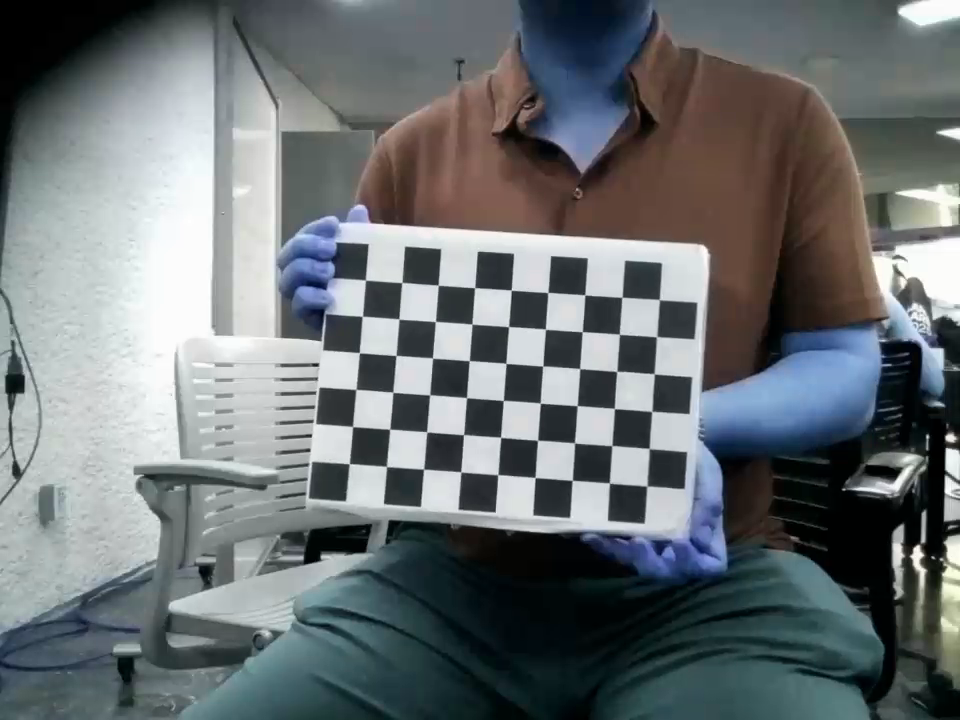
#> input picture calib_frames/frame_000.png, 960 x 720 px; its folder holds only this picture in this run
$ python calibracion.py
#> lines starting #> are read from the running program, lines starting #| are printed output that depends on the picture; after the words box and inside, x2 and y2 are one past the last pixel; in counts of white or black regions, pixels touching at a corner belong together
# 02_calibrate.py
import cv2, numpy as np, glob

CHECKERBOARD = (9, 6)       # esquinas internas (no cuadros)
SQUARE_SIZE  = 0.025        # metros — ajusta según tu impresión real

criteria = (cv2.TERM_CRITERIA_EPS + cv2.TERM_CRITERIA_MAX_ITER, 30, 0.001)

objp = np.zeros((CHECKERBOARD[0] * CHECKERBOARD[1], 3), np.float32)
objp[:, :2] = np.mgrid[0:CHECKERBOARD[0], 0:CHECKERBOARD[1]].T.reshape(-1, 2)
objp *= SQUARE_SIZE

obj_pts, img_pts = [], []
images = sorted(glob.glob("calib_frames/*.png"))
print(f"{len(images)} imágenes encontradas")

valid = 0
for fname in images:
    img  = cv2.imread(fname)
#> img is the input picture: shape (720, 960, 3); mean B, G, R 114.9, 112.6, 106.9
    gray = cv2.cvtColor(img, cv2.COLOR_BGR2GRAY)
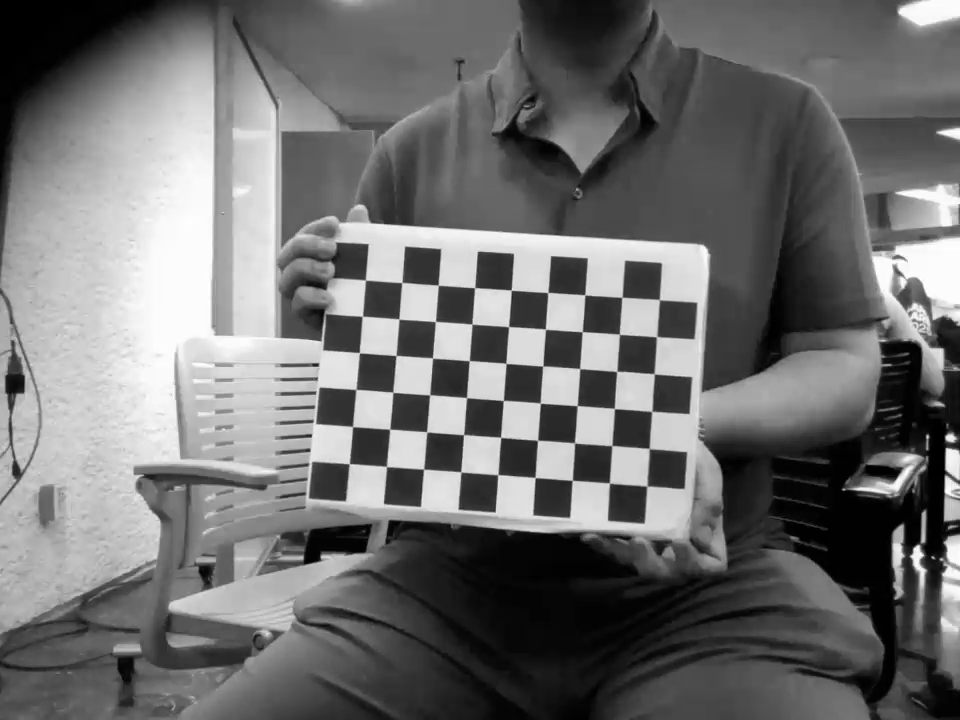
#> gray: shape (720, 960); min 0, max 255, mean 111.2
    ret, corners = cv2.findChessboardCorners(gray, CHECKERBOARD, None)
#> ret = True; corners = 54 rows, first 8: [365.5, 280.2], [401.8, 282.5], [438.3, 285.3], [474.6, 287.8], [511.2, 290.1], [547.7, 292.7], [584.8, 294.8], [621.9, 297.3]
    if ret:
        corners2 = cv2.cornerSubPix(gray, corners, (11,11), (-1,-1), criteria)
#> corners2 = 54 rows, first 8: [365.4, 280.1], [401.9, 282.5], [438.2, 285.2], [474.7, 287.6], [511.2, 290.2], [547.8, 292.4], [584.8, 294.8], [621.9, 297.3]
        obj_pts.append(objp)
        img_pts.append(corners2)
        valid += 1
        cv2.drawChessboardCorners(img, CHECKERBOARD, corners2, ret)
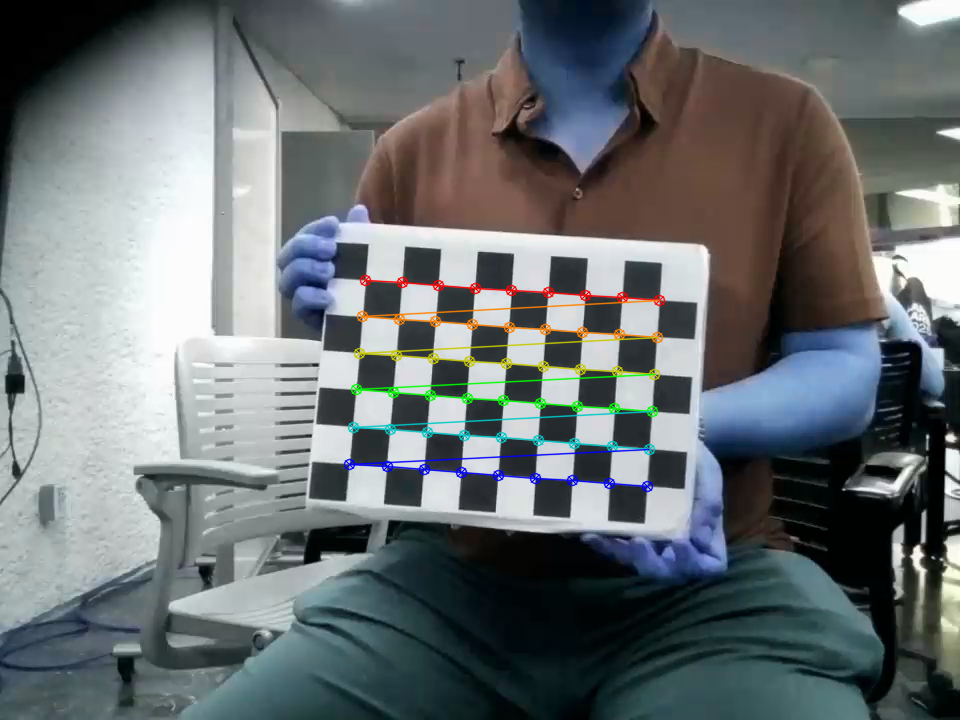
#> img: shape (720, 960, 3); 2.01% of pixels changed, all inside (x1, y1, x2, y2) = (343, 274, 666, 493)
        cv2.imshow("Detección", img)
        cv2.waitKey(150)

cv2.destroyAllWindows()
print(f"Frames válidos: {valid}/{len(images)}")

if valid < 10:
    print("Necesitas más frames con variedad de poses.")
else:
    rms, K, dist, _, _ = cv2.calibrateCamera(
        obj_pts, img_pts, gray.shape[::-1], None, None)
    print(f"\nRMS error: {rms:.4f} px  {'OK' if rms < 1.0 else '— considera recapturar'}")
    print(f"K:\n{K}")
    print(f"dist: {dist.ravel()}")
    np.savez("camera_params.npz", K=K, dist=dist)
    print("\ncamera_params.npz guardado")

$ run again, on calib_frames/frame_004.png
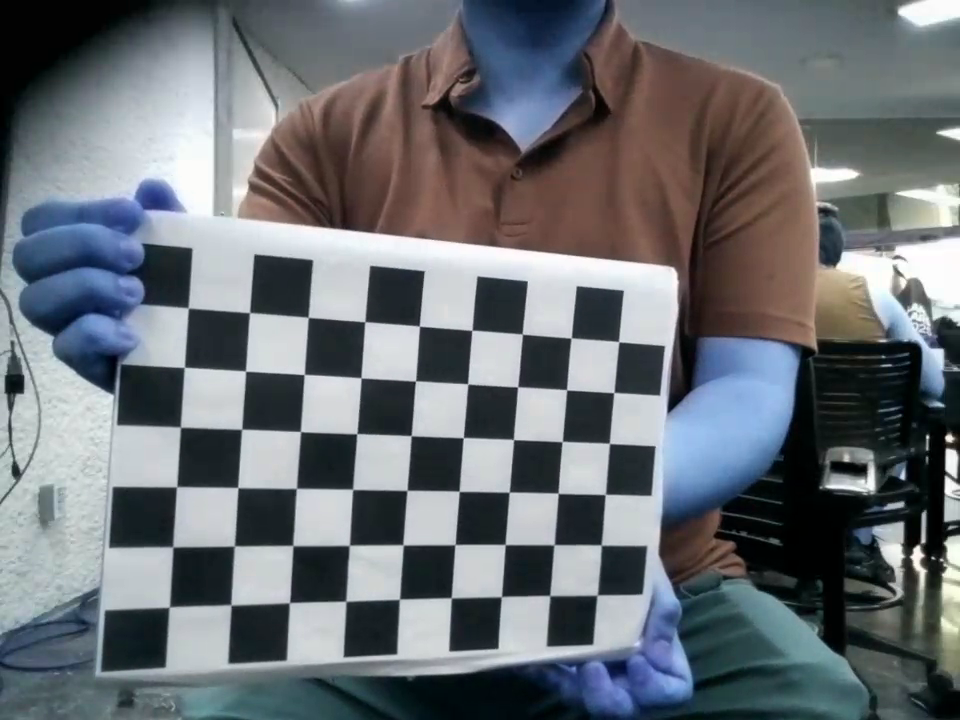
#> input picture calib_frames/frame_004.png, 960 x 720 px
#> img is the input picture: shape (720, 960, 3); mean B, G, R 115.9, 110.8, 106.1
#> `gray = cv2.cvtColor(img, cv2.COLOR_BGR2GRAY)`:
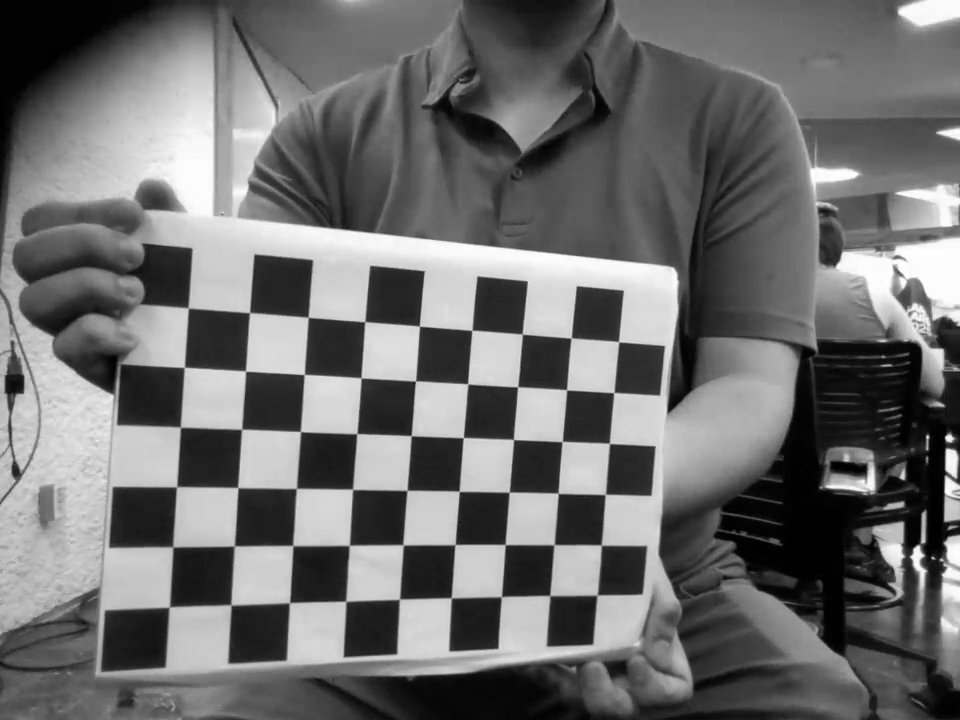
#> gray: shape (720, 960); min 0, max 255, mean 110
#> ret = True; corners = 54 rows, first 8: [188.4, 308.5], [249.7, 312.6], [308.3, 317.4], [365, 321.7], [419.4, 326.1], [471.9, 330.3], [522.3, 334.1], [571, 338.1]
#> corners2 = 54 rows, first 8: [188.2, 307.9], [249.6, 312.6], [308.1, 317.4], [364.8, 321.7], [419.4, 326.1], [471.9, 330.3], [522.3, 334.1], [571.2, 338]
#> `cv2.drawChessboardCorners(img, CHECKERBOARD, corners2, ret)`:
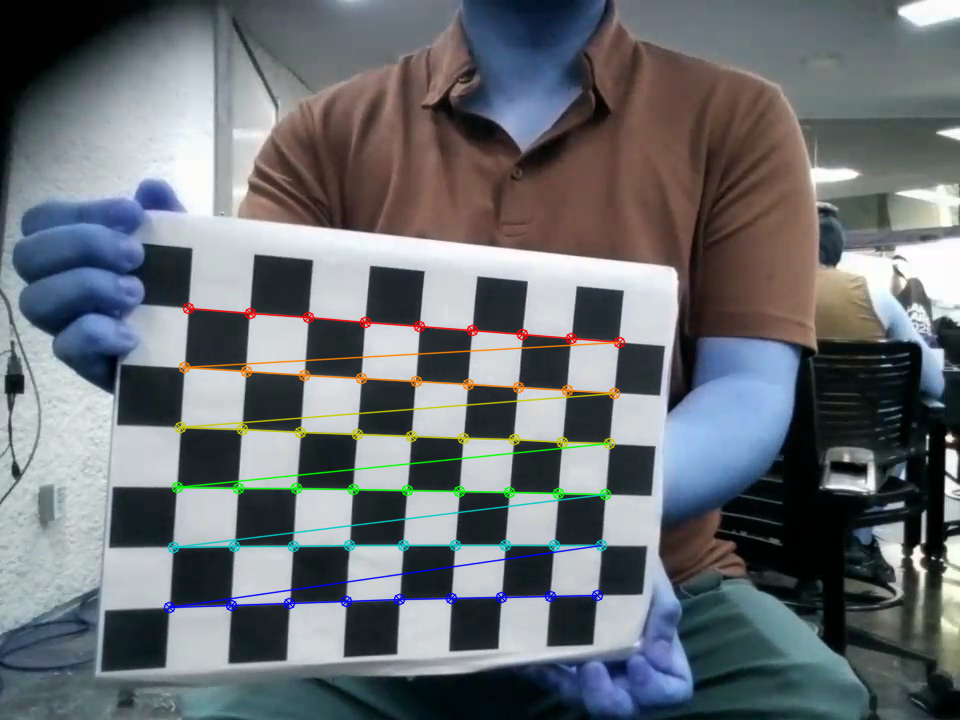
#> img: shape (720, 960, 3); 2.68% of pixels changed, all inside (x1, y1, x2, y2) = (163, 302, 626, 614)

$ run again, on calib_frames/frame_005.png
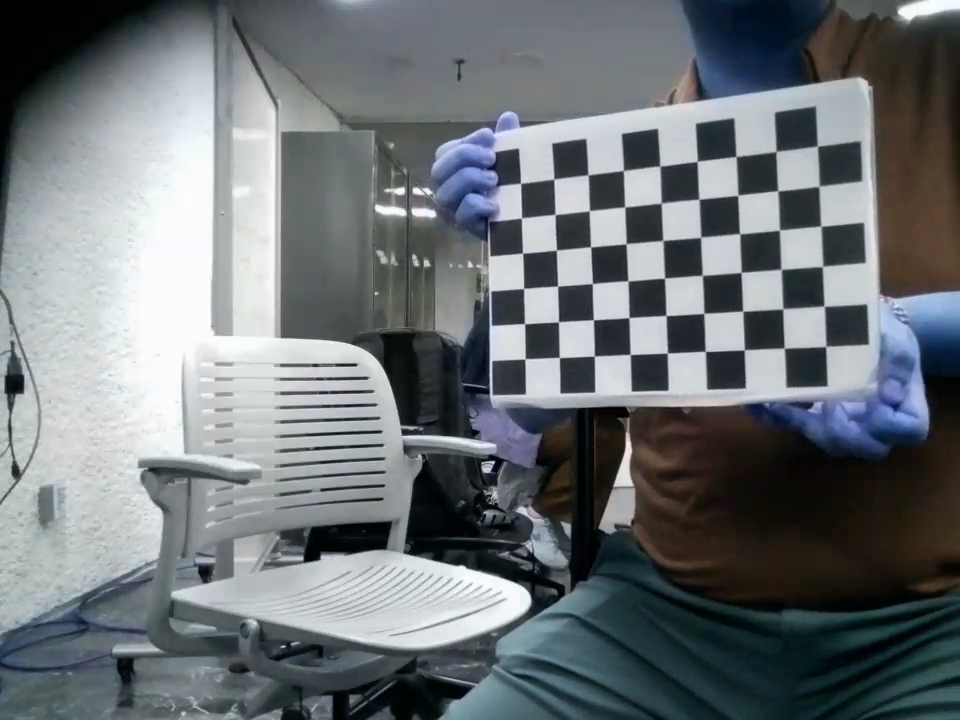
#> input picture calib_frames/frame_005.png, 960 x 720 px
#> img is the input picture: shape (720, 960, 3); mean B, G, R 117.8, 114.5, 109
#> `gray = cv2.cvtColor(img, cv2.COLOR_BGR2GRAY)`:
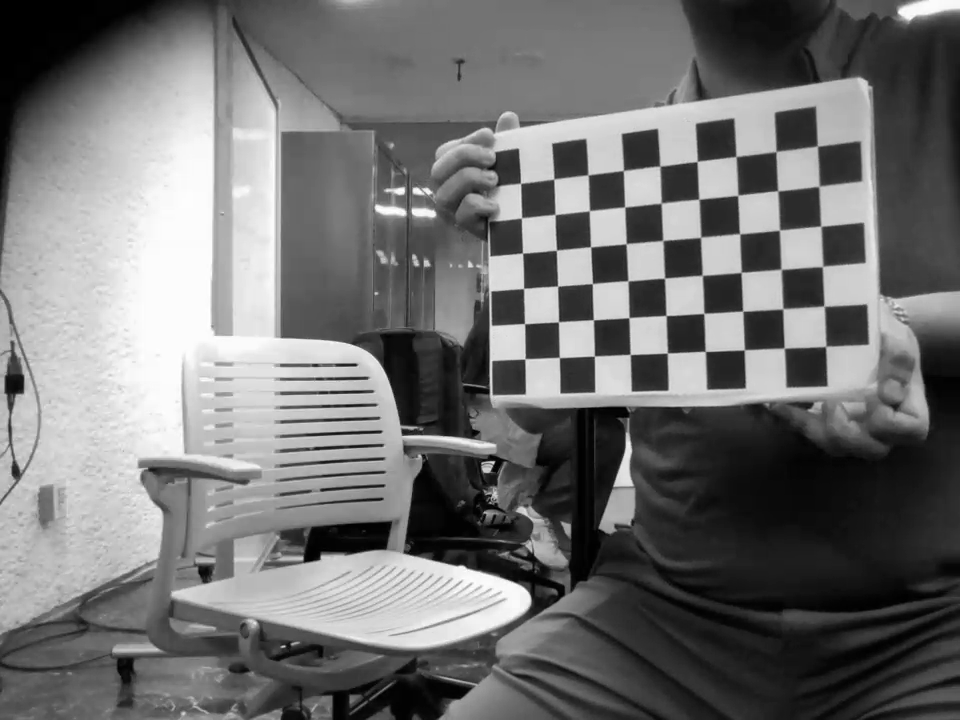
#> gray: shape (720, 960); min 0, max 255, mean 113.2
#> ret = True; corners = 54 rows, first 8: [520.5, 183.4], [553.8, 179], [587.8, 174.9], [623.3, 170.6], [660, 166.2], [697, 161.6], [735.8, 156.4], [776.1, 151.6]
#> corners2 = 54 rows, first 8: [520.6, 183.3], [553.8, 179], [588, 174.9], [623.4, 170.5], [659.8, 166.1], [697.2, 161.4], [736, 156.5], [775.9, 151.5]
#> `cv2.drawChessboardCorners(img, CHECKERBOARD, corners2, ret)`:
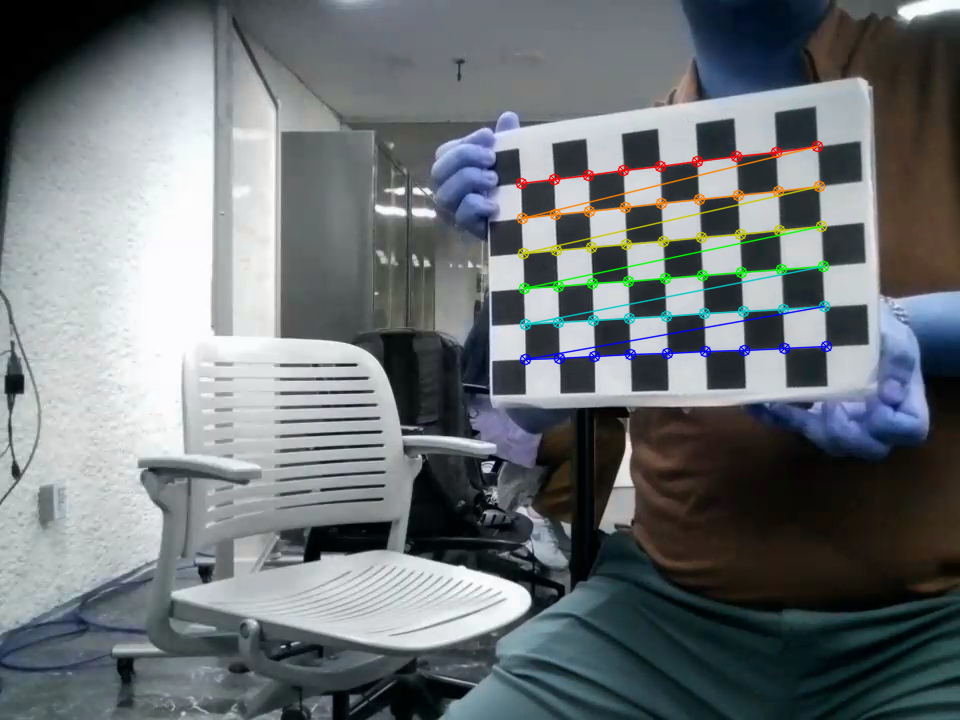
#> img: shape (720, 960, 3); 2.01% of pixels changed, all inside (x1, y1, x2, y2) = (515, 140, 833, 366)

$ run again, on calib_frames/frame_006.png
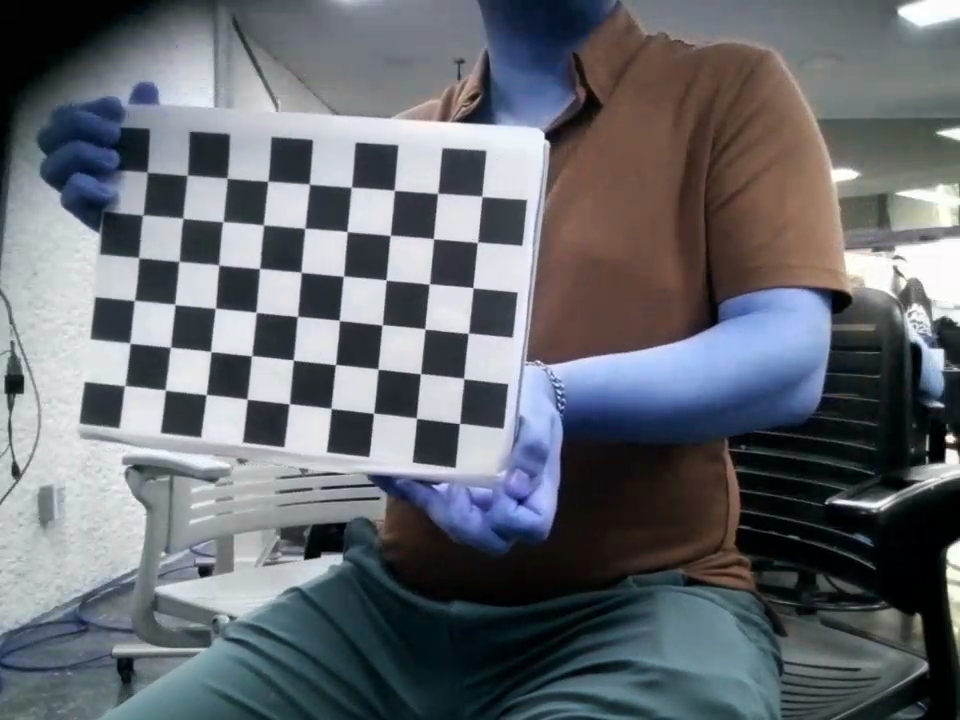
#> input picture calib_frames/frame_006.png, 960 x 720 px
#> img is the input picture: shape (720, 960, 3); mean B, G, R 111.8, 105.8, 101.8
#> `gray = cv2.cvtColor(img, cv2.COLOR_BGR2GRAY)`:
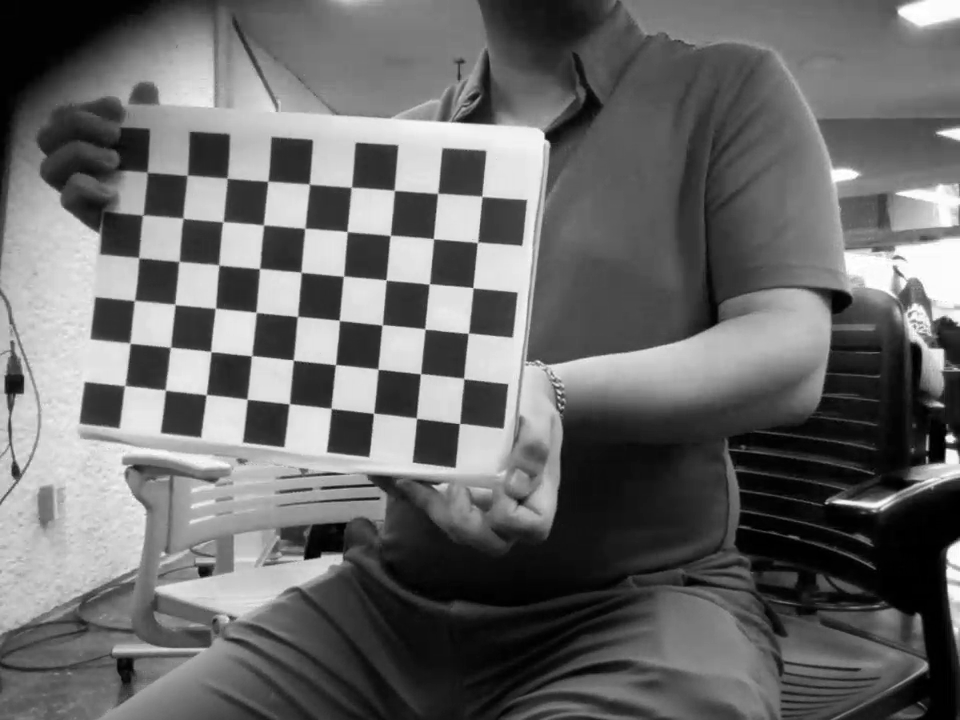
#> gray: shape (720, 960); min 0, max 255, mean 105.3
#> ret = True; corners = 54 rows, first 8: [151, 175], [182, 180], [232, 183], [267.5, 181.3], [308.9, 183.9], [351.3, 187.1], [394.3, 190.5], [437.6, 193.2]
#> corners2 = 54 rows, first 8: [147.1, 172.2], [187.3, 175.3], [227.1, 178.2], [267.9, 181.3], [309.4, 184.1], [351.4, 187.3], [394.3, 190.3], [437.6, 193.4]
#> `cv2.drawChessboardCorners(img, CHECKERBOARD, corners2, ret)`:
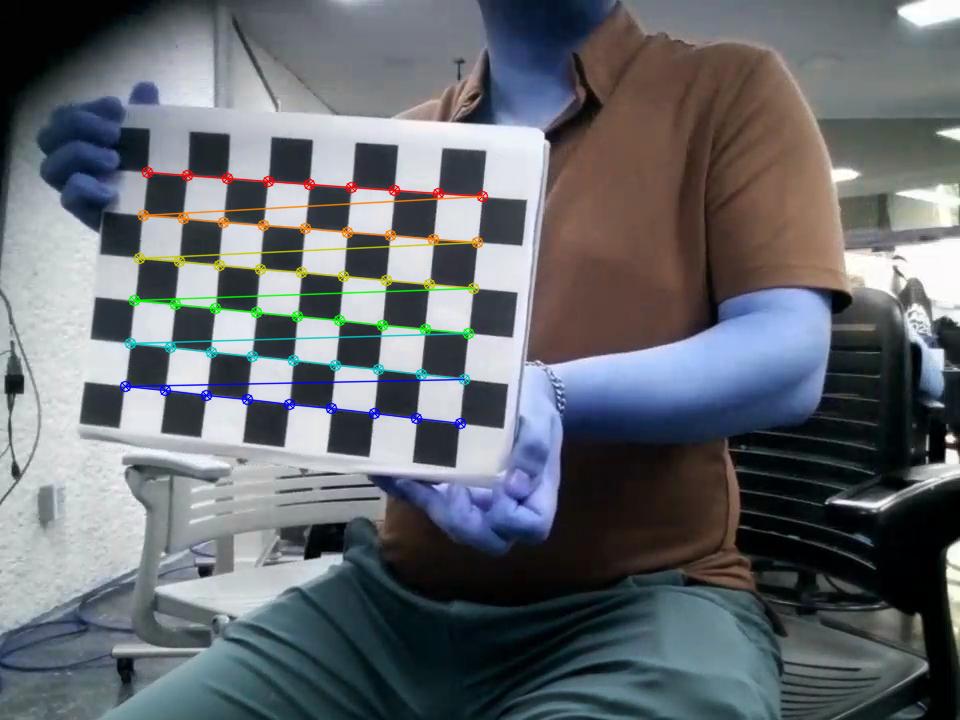
#> img: shape (720, 960, 3); 2.2% of pixels changed, all inside (x1, y1, x2, y2) = (119, 166, 489, 430)
